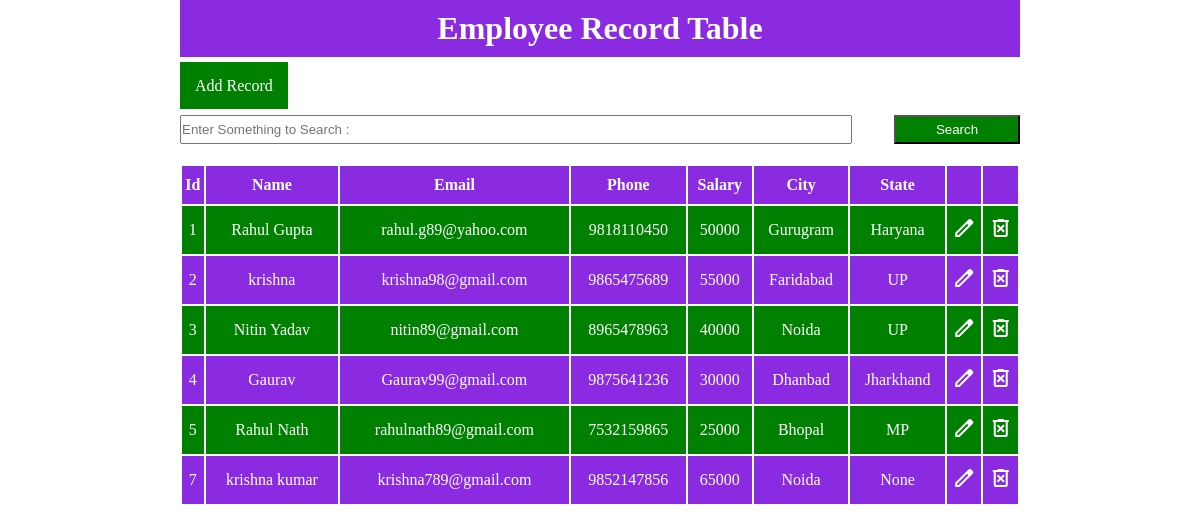
The page / on the database its author committed.
### mainApp/models.py (models this page shows, shortened)
class Employee(models.Model):
    id = models.AutoField(primary_key=True)
    name = models.CharField(max_length=30)
    email = models.CharField(max_length=50)
    phone = models.CharField(max_length=15)
    salary = models.IntegerField()
    city = models.CharField(max_length=30,default="",null=True,blank=True)
    state = models.CharField(max_length=30,default="",null=True,blank=True)

### mainApp/views.py (the view)
# urls.py: path('',views.home),
def home(Request):
    if (Request.method == 'POST'):
        search = Request.POST.get('search')
        data = Employee.objects.filter(
                                        Q(name__icontains=search)|
                                        Q(email__icontains=search)|
                                        Q(phone__icontains=search)|
                                        Q(city__icontains=search)|
                                        Q(state__icontains=search)|
                                        Q(salary__icontains=search)
                                        )
    else:
        data = Employee.objects.all()
    return render(Request,'index.html',{'data':data})

### mainApp/templates/index.html (shortened to what this page needs)
{% load static %}
<!DOCTYPE html>
<html lang="en">
<head>
    <link rel="stylesheet" href="{% static 'css/style.css' %}">
</head>
<body>
    <div class="main">
        <div class="center">
            {% block content %}
            <h1>Employee Record Table</h1>
            <a id="btn" href="/add">Add Record</a>
            <form method="post" class="search">
                <input type="search" name="search" placeholder="Enter Something to Search : ">
                <button type="submit">Search</button>
            </form>
            <table class="table">
                <tr>
                    <th>Id</th>
                    <th>Name</th>
                    <th>Email</th>
                    <th>Phone</th>
                    <th>Salary</th>
                    <th>City</th>
                    <th>State</th>
                    <th></th>
                    <th></th>
                </tr>
                {% for item in data %}
                <tr>
                    <td>{{item.id}}</td>
                    <td>{{item.name}}</td>
                    <td>{{item.email}}</td>
                    <td>{{item.phone}}</td>
                    <td>{{item.salary}}</td>
                    <td>{{item.city}}</td>
                    <td>{{item.state}}</td>
                    <td><a href="/update/{{item.id}}"><span class="material-symbols-outlined">edit</span></td>
                    <td><a href="#" onclick="fun('{{item.id}}')"><span class="material-symbols-outlined">delete_forever</span></td>
                </tr>
                {% endfor %}
            </table>
            {% endblock %}
        </div>
    </div>
</body>
</html>
<!-- {% load static %}

### mainApp/templates/static/css/style.css (style rules this page uses)
* { margin: 0; }
.main { width: 100vw; height: 100vh; }
.center { width: 70%; margin: auto; }
h1 { background-color: blueviolet; color: white; padding: 10px; text-align: center; margin-bottom: 20px; }
#btn { text-decoration: none; background-color: green; color: white; padding: 15px; margin-bottom: 50px; }
.search { width: 100%; display: flex; justify-content: space-between; margin: 20px 0; }
.search input { width: 80%; padding: 5px 0; }
.search button { width: 15%; padding: 5px 0; background-color: green; color: white; }
.table { width: 100%; }
tr { background-color: green; color: white; }
tr:nth-child(odd) { background-color: blueviolet; color: white; }
th,td { padding: 10px 0; text-align: center; }
.table a { text-decoration: none; color: white; }

### rows shown on the page
Employee: id "1", name "Rahul Gupta", email "rahul.g89@yahoo.com", phone "9818110450", salary "50000", city "Gurugram", state "Haryana"
Employee: id "2", name "krishna", email "krishna98@gmail.com", phone "9865475689", salary "55000", city "Faridabad", state "UP"
Employee: id "3", name "Nitin Yadav", email "nitin89@gmail.com", phone "8965478963", salary "40000", city "Noida", state "UP"
Employee: id "4", name "Gaurav", email "Gaurav99@gmail.com", phone "9875641236", salary "30000", city "Dhanbad", state "Jharkhand"
Employee: id "5", name "Rahul Nath", email "rahulnath89@gmail.com", phone "7532159865", salary "25000", city "Bhopal", state "MP"
Employee: id "7", name "krishna kumar", email "krishna789@gmail.com", phone "9852147856", salary "65000", city "Noida", state "None"
